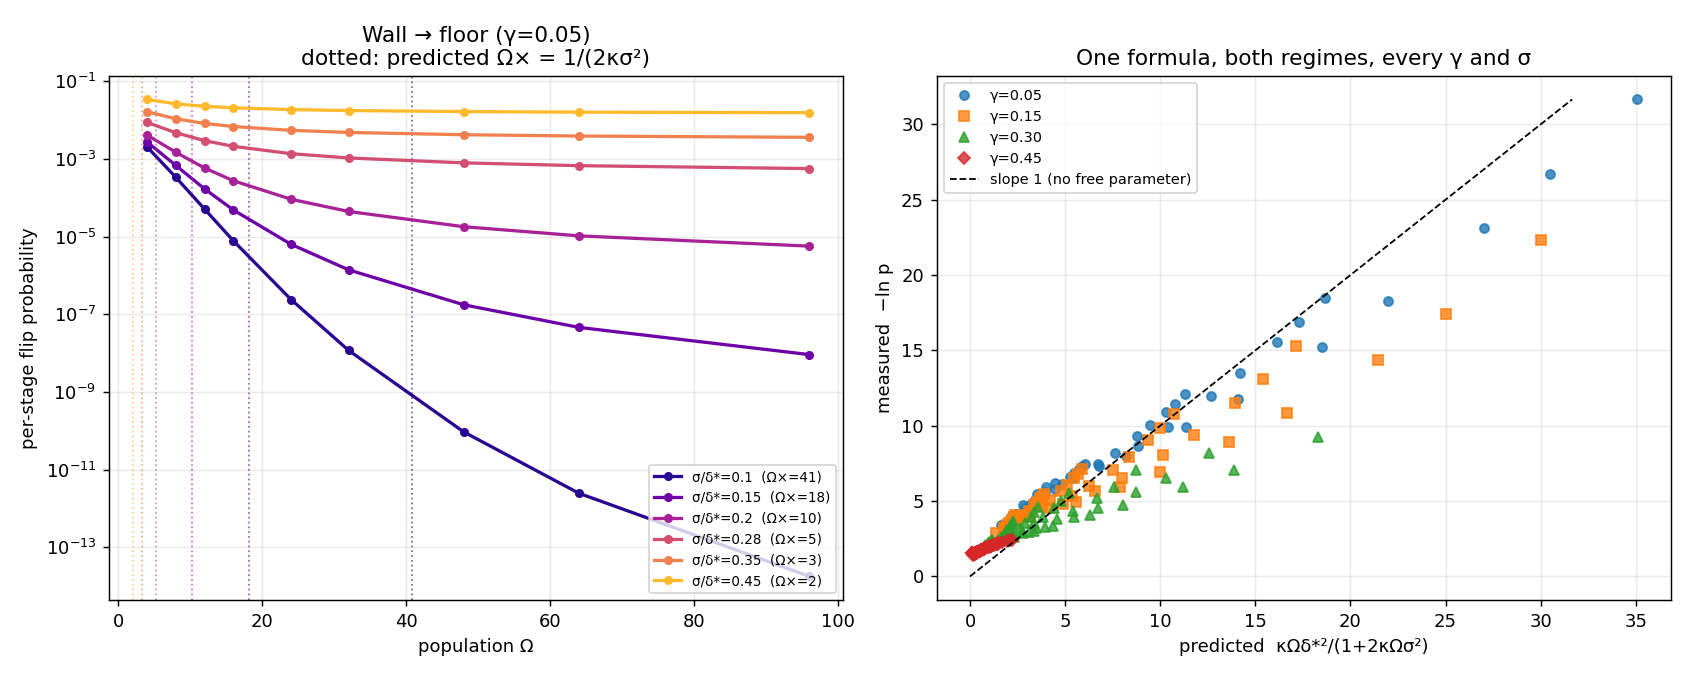

Write the Python code that produced this figure.
"""Where the restoration wall gives way to the channel floor.

FINDINGS 11.1 found that cost per bit RISES with population and that the
efficient frontier's marginal cost explodes. The reason turns out to be a
crossover between two regimes that this project had measured separately and never
connected:

  * FINDINGS 1-2, the RESTORATION WALL: error falls like exp(-kappa e^2 Omega),
    so more molecules buy exponentially better reliability;
  * FINDINGS 11, the CHANNEL FLOOR: injected noise sigma_ch flips the sign
    outright with an Omega-independent probability, so more molecules buy
    nothing.

A saddle-point argument gives ONE expression covering both, with no fitted
parameter (see crnl/information.predicted_exponent):

    -ln p  ~  kappa Omega delta*^2 / (1 + 2 kappa Omega sigma^2)

with kappa(gamma) = (3/2)(1 - 2 gamma) tracking the landscape's restoring gain
lambda_antisym. The crossover is at Omega_x = 1/(2 kappa sigma^2).

This experiment measures p(Omega, sigma_ch) directly and tests that collapse.

    python -m experiments.channel_wall
    python -m experiments.channel_wall --quick
"""

from __future__ import annotations

import argparse
import json
import os

import numpy as np

from crnl.information import (
    crossover_omega, flip_probability, predicted_exponent, wall_coefficient,
)
from crnl.networks.am_reversible import GAMMA_C, delta_star

#: p below this is at the resolution limit of the I(D) fit and is not data.
P_FLOOR = 1e-15


def sweep(gammas, omegas, noise_fracs, t_stage, depth, chunk):
    rows = []
    for gamma in gammas:
        for nf in noise_fracs:
            for omega in omegas:
                p = flip_probability(gamma, omega, t_stage, nf, depth, chunk)
                rows.append({
                    "gamma": gamma, "omega": omega, "noise_frac": nf,
                    "t_stage": t_stage, "p_flip": p,
                    "delta_star": delta_star(gamma),
                    "kappa": wall_coefficient(gamma),
                    "omega_crossover": crossover_omega(gamma, nf),
                    "predicted_exponent": predicted_exponent(gamma, omega, nf),
                    "usable": bool(np.isfinite(p) and p > P_FLOOR),
                })
    return rows


def collapse_fit(rows):
    """Regress -ln p on the parameter-free predicted exponent."""
    use = [r for r in rows if r["usable"]]
    if len(use) < 4:
        return None
    x = np.array([r["predicted_exponent"] for r in use])
    y = np.array([-np.log(r["p_flip"]) for r in use])
    slope, intercept = np.polyfit(x, y, 1)
    r2 = 1.0 - np.sum((y - (slope * x + intercept)) ** 2) / np.sum(
        (y - y.mean()) ** 2)
    return {"slope": float(slope), "intercept": float(intercept),
            "r2": float(r2), "n": len(use)}


def make_figure(rows, out_path):
    import matplotlib
    matplotlib.use("Agg")
    import matplotlib.pyplot as plt

    fig, (ax1, ax2) = plt.subplots(1, 2, figsize=(13, 5.2))
    gammas = sorted({r["gamma"] for r in rows})
    ref = gammas[0]
    nfs = sorted({r["noise_frac"] for r in rows})
    colors = plt.cm.plasma(np.linspace(0.05, 0.85, len(nfs)))

    for c, nf in zip(colors, nfs):
        sel = [r for r in rows if r["gamma"] == ref and r["noise_frac"] == nf
               and r["usable"]]
        if not sel:
            continue
        sel.sort(key=lambda r: r["omega"])
        ax1.semilogy([r["omega"] for r in sel], [r["p_flip"] for r in sel],
                     "o-", color=c, lw=1.8, ms=4,
                     label=f"σ/δ*={nf:g}  (Ω×={sel[0]['omega_crossover']:.0f})")
        ax1.axvline(sel[0]["omega_crossover"], color=c, ls=":", lw=1, alpha=0.6)
    ax1.set_xlabel("population Ω"); ax1.set_ylabel("per-stage flip probability")
    ax1.set_title(f"Wall → floor (γ={ref})\ndotted: predicted Ω× = 1/(2κσ²)")
    ax1.legend(fontsize=7.5); ax1.grid(alpha=0.25, which="both")

    marks = "os^Dv<>"
    for m, g in zip(marks, gammas):
        sel = [r for r in rows if r["gamma"] == g and r["usable"]]
        if not sel:
            continue
        ax2.plot([r["predicted_exponent"] for r in sel],
                 [-np.log(r["p_flip"]) for r in sel], m, ms=5, alpha=0.8,
                 label=f"γ={g:.2f}")
    lim = max([-np.log(r["p_flip"]) for r in rows if r["usable"]] + [1.0])
    ax2.plot([0, lim], [0, lim], "k--", lw=1, label="slope 1 (no free parameter)")
    ax2.set_xlabel("predicted  κΩδ*²/(1+2κΩσ²)")
    ax2.set_ylabel("measured  −ln p")
    ax2.set_title("One formula, both regimes, every γ and σ")
    ax2.legend(fontsize=8); ax2.grid(alpha=0.25)

    fig.tight_layout()
    fig.savefig(out_path, dpi=130)
    print(f"wrote figure -> {out_path}")


def main():
    here = os.path.dirname(__file__)
    p = argparse.ArgumentParser(description=__doc__)
    p.add_argument("--gammas", type=float, nargs="+", default=[0.05, 0.15, 0.30, 0.45])
    p.add_argument("--omegas", type=int, nargs="+",
                   default=[4, 8, 12, 16, 24, 32, 48, 64, 96])
    p.add_argument("--noise-fracs", type=float, nargs="+",
                   default=[0.10, 0.15, 0.20, 0.28, 0.35, 0.45])
    p.add_argument("--t-stage", type=float, default=16.0)
    p.add_argument("--depth", type=int, default=40)
    p.add_argument("--chunk", type=int, default=64)
    p.add_argument("--quick", action="store_true")
    p.add_argument("--out", default=os.path.join(here, "channel_wall.png"))
    p.add_argument("--data", default=os.path.join(
        here, os.pardir, "results", "channel_wall.json"))
    args = p.parse_args()

    if args.quick:
        args.gammas, args.omegas = [0.05, 0.30], [8, 16, 32]
        args.noise_fracs = [0.15, 0.35]

    gammas = [g for g in args.gammas if 0.0 < g < GAMMA_C]
    print(f"Channel floor vs restoration wall  (t_stage={args.t_stage}, "
          f"depth={args.depth}, exact)")

    rows = sweep(gammas, args.omegas, args.noise_fracs, args.t_stage,
                 args.depth, args.chunk)

    for g in gammas:
        print(f"\nγ={g:.2f}   δ*={delta_star(g):.4f}   κ={wall_coefficient(g):.3f}")
        print(f"{'σ/δ*':>6} {'Ω× pred':>8} " +
              " ".join(f"{o:>9}" for o in args.omegas))
        for nf in args.noise_fracs:
            sel = {r["omega"]: r for r in rows
                   if r["gamma"] == g and r["noise_frac"] == nf}
            cells = []
            for o in args.omegas:
                r = sel.get(o)
                cells.append("%9.2e" % r["p_flip"] if r and r["usable"]
                             else "        -")
            print(f"{nf:>6.2f} {crossover_omega(g, nf):>8.1f} " + " ".join(cells))

    fits = {"pooled": collapse_fit(rows)}
    for g in gammas:
        fits[f"gamma={g}"] = collapse_fit([r for r in rows if r["gamma"] == g])

    print("\nCOLLAPSE onto the parameter-free prediction  −ln p ≈ "
          "κΩδ*²/(1+2κΩσ²)")
    print(f"{'subset':>14} {'slope':>8} {'intercept':>10} {'R²':>8} {'n':>4}")
    for name, f in fits.items():
        if f is None:
            print(f"{name:>14}   (too few usable points)")
            continue
        print(f"{name:>14} {f['slope']:>8.3f} {f['intercept']:>10.2f} "
              f"{f['r2']:>8.4f} {f['n']:>4}")
    print("\nSlope 1 with a small intercept would mean the saddle point is exact; "
          "it is not\n(it drops the prefactor and the Gaussian-tail correction), "
          "so read the R² —\nthe claim is that ONE expression collapses both "
          "regimes, not that it is exact.")

    dropped = [r for r in rows if not r["usable"]]
    if dropped:
        print(f"\n{len(dropped)} of {len(rows)} cells unusable (p below the "
              f"{P_FLOOR:g} resolution of the I(D) fit) — reported, never fitted.")

    os.makedirs(os.path.dirname(os.path.abspath(args.data)), exist_ok=True)
    with open(args.data, "w") as fh:
        json.dump({"t_stage": args.t_stage, "depth": args.depth,
                   "fits": fits, "rows": rows}, fh, indent=2)
    print(f"wrote data -> {args.data}")
    make_figure(rows, args.out)


if __name__ == "__main__":
    main()
